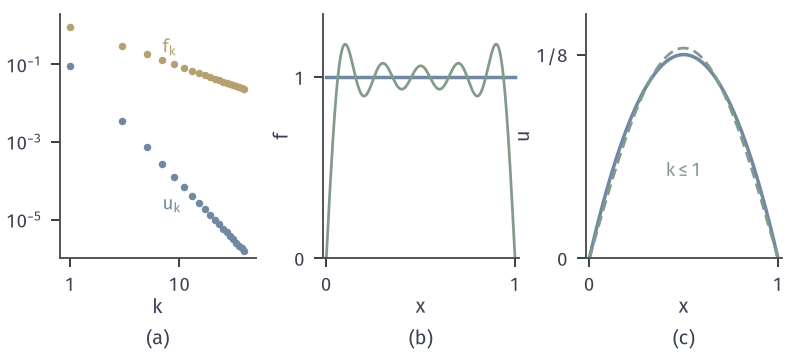

Write the Python code that produced this figure.
from pathlib import Path
import sys
HERE = Path(__file__).resolve().parent
sys.path.insert(0, str(HERE.parent/"ellip-common"))
from ellip_fig import *
# f=1 on (0,1), Dirichlet: f_k and u_k, truncations.
fig, axes = figure(width_mm=112, height_mm=50, ncols=3)
panel(fig, left=.075, wspace=.34, bottom=.27, right=.985)
ks = np.arange(1, 40, 2)
fk = 2*np.sqrt(2)/(ks*np.pi); uk = fk/(ks*np.pi)**2
ax = axes[0]
ax.loglog(ks, fk, 'o', ms=3, color=YELLOW, mew=0); ax.loglog(ks, uk, 'o', ms=3, color=BLUE, mew=0)
lab(ax, 7, fk[3]*1.5, '$f_k$', YELLOW); lab(ax, 7, uk[3]/6, '$u_k$', BLUE, va='top')
ax.set_xlim(.8, 50); ax.set_ylim(1e-6, 2); ax.minorticks_off(); ax.set_xticks([1, 10]); ax.set_xticklabels(['1', '10']); ax.set_yticks([1e-5, 1e-3, 1e-1]); ax.set_yticklabels([r'$10^{-5}$', r'$10^{-3}$', r'$10^{-1}$']); hat01(ax, '$k$')
def sumf(N): return sum(fk[i]*np.sqrt(2)*np.sin(ks[i]*np.pi*X) for i in range(len(ks)) if ks[i] <= N)
def sumu(N): return sum(uk[i]*np.sqrt(2)*np.sin(ks[i]*np.pi*X) for i in range(len(ks)) if ks[i] <= N)
ax = axes[1]
ax.plot(X, 1+0*X, color=BLUE, lw=1.4); ax.plot(X, sumf(9), color=GREEN, lw=1.1)
ax.set_xlim(-.02, 1.02); ax.set_ylim(0, 1.35); ax.set_xticks([0, 1]); ax.set_yticks([0, 1]); hat01(ax, yl='$f$')
ax = axes[2]
ax.plot(X, X*(1-X)/2, color=BLUE, lw=1.4); ax.plot(X, sumu(1), color=GREEN, lw=1.1, ls=DASH)
lab(ax, .5, .05, r'$k\leq 1$', GREEN, ha='center')
ax.set_xlim(-.02, 1.02); ax.set_ylim(0, .15); ax.set_xticks([0, 1]); ax.set_yticks([0, .125]); ax.set_yticklabels(['0', '1/8']); hat01(ax, yl='$u$')
tags(fig, axes)
save(fig, HERE, 'figure', {'f_k': '2 sqrt2/(k pi), odd k', 'u_k': 'f_k/(k pi)^2', 'S1(1/2)': float(sumu(1)[500]), 'S3': float(sumu(3)[500]), 'S5': float(sumu(5)[500])})
print(sumu(1)[500], sumu(3)[500], sumu(5)[500])
